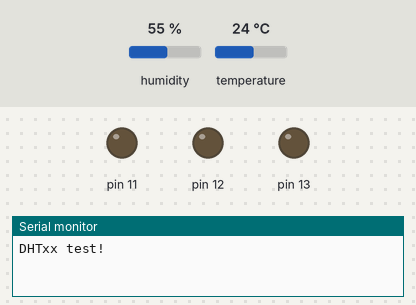
Simulated run of this sketch. Board: Arduino Uno, built with avr-gcc and run on an emulated ATmega328P. Parts: output pins drawn as LEDs (lit = HIGH), the last lines printed to the serial monitor. The test bench sets the inputs (shaded band); at power-on: temperature 24 °C, humidity 55 %.

Above: at 2.7 s.
2.8 s: temperature set to 24.7 °C
7.0 s: temperature set to 25.5 °C
At 7.9 s:
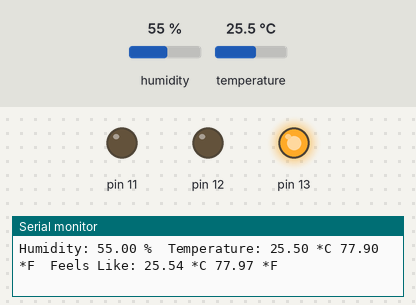
10.0 s: temperature set to 29.4 °C
13.0 s: temperature set to 30.7 °C
At 14.9 s:
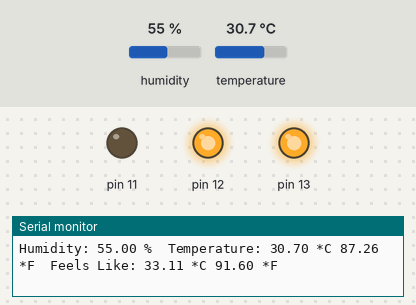
16.0 s: temperature set to 34.5 °C
19.0 s: temperature set to 35.9 °C
At 20.7 s:
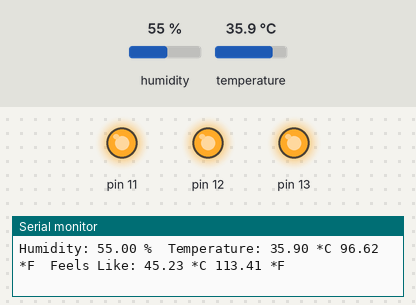
Timing chart, 0 to 22.2 s (numbered marks = the images above; inputs shaded):
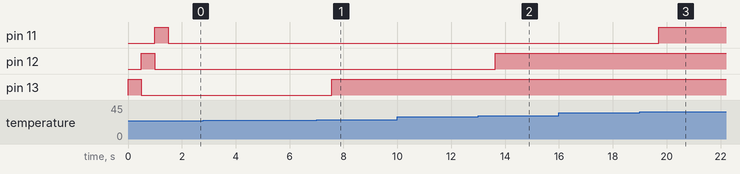

Measured:
- the behaviour switches between 25 and 25.1 °C on temperature (found by bisection; images 0 and 1)
- the behaviour switches between 30 and 30.1 °C on temperature (found by bisection; images 1 and 2)
- the behaviour switches between 35 and 35.1 °C on temperature (found by bisection; images 2 and 3)
- after the input at 7.0 s, pin 13: LOW → HIGH after 0.56 s
- after the input at 13.0 s, pin 12: LOW → HIGH after 0.63 s
- after the input at 19.0 s, pin 11: LOW → HIGH after 0.70 s

The sketch:

DHT_TO_LEDS.ino
```cpp
// (licence header left out)
#include "DHT.h"

#define DHTPIN 8     // what digital pin we're connected to

#define DHTTYPE DHT22   // Define the type of DHT: DHT 22  (AM2302), AM2321

// Connect pin 1 (on the left) of the sensor(Front is the grided side) to the 3.3
// Connect pin 2 of the sensor to Digital PWM pin 8
// Connect pin 4 (on the right) of the sensor to GROUND
// Connect Short leg of all LED's to a 220 Ohm resistor (RED, RED, BROWN, GOLD) and connect the other end of the resistors to GROUND
// Connect the long leg of the green LED to Pin 13
// Connect the long leg of the Yellow LED to Pin 12
// Connect the long leg of the red LED to Pin 11

// Initialize DHT sensor.
DHT dht(DHTPIN, DHTTYPE);

void setup() {
  Serial.begin(9600);
  Serial.println("DHTxx test!");

  pinMode(13, OUTPUT);
  pinMode(12, OUTPUT);
  pinMode(11, OUTPUT);
  dht.begin();

  // Comment out the following section if you don't want flashing startup for LED Testing
  // THis section was designed to test the LED's to make sure they are working, and plugged in the right way.
  digitalWrite(13, HIGH);
  delay(500);
  digitalWrite(12, HIGH);
  digitalWrite(13, LOW);
  delay(500);
  digitalWrite(11, HIGH);
  digitalWrite(12, LOW);
  delay(500);
  digitalWrite(11, LOW);

}

void loop() {
  // Wait a few seconds between measurements.
  delay(2000);

  // Reading temperature or humidity takes about 250 milliseconds!
  // Sensor readings may also be up to 2 seconds 'old' (its a very slow sensor)
  float h = dht.readHumidity();
  // Read temperature as Celsius (the default)
  float t = dht.readTemperature();
  // Read temperature as Fahrenheit (isFahrenheit = true)
  float f = dht.readTemperature(true);

  // Check if any reads failed and exit early (to try again).
  if (isnan(h) || isnan(t) || isnan(f)) {
    Serial.println("Failed to read from DHT sensor!");
    return;
  }

  // Compute heat index in Fahrenheit (the default)
  float hif = dht.computeHeatIndex(f, h);
  // Compute heat index in Celsius (isFahreheit = false)
  float hic = dht.computeHeatIndex(t, h, false);


//Comment out the following section if you do not need to have the board outputting to serial
  Serial.print("Humidity: ");
  Serial.print(h);
  Serial.print(" %\t");
  Serial.print("Temperature: ");
  Serial.print(t);
  Serial.print(" *C ");
  Serial.print(f);
  Serial.print(" *F\t");
  Serial.print("Feels Like: ");
  Serial.print(hic);
  Serial.print(" *C ");
  Serial.print(hif);
  Serial.println(" *F");
// Stop Commenting

  if(t>25){
    // If temp is above 25 deg, turn on green LED
    digitalWrite(13, HIGH);
    }

  if(t<25){
    // If temp is Below 25 deg, turn off green LED
    digitalWrite(13, LOW);
    }
  if(t>30){
    // If temp is above 30 deg, turn on yellow LED
    digitalWrite(12, HIGH);
    }

  if(t<30){
    // If temp is Below 30 deg, turn off yellow LED
    digitalWrite(12, LOW);
    }

  if(t>35){
    // If temp is above 35 deg, turn on red LED
    digitalWrite(11, HIGH);
    }

  if(t<35){
    // If temp is Below 35 deg, turn off red LED
    digitalWrite(11, LOW);
    }
}
```
